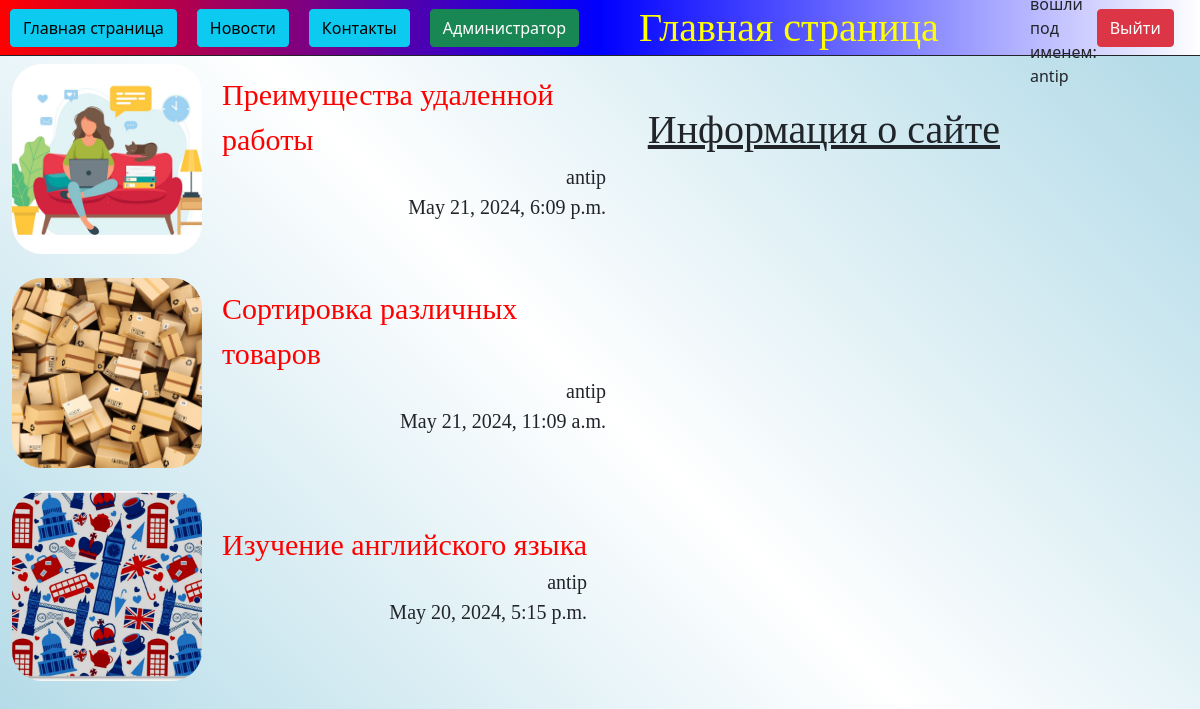
The app's page / (signed in) with its own data.
### my_blog/models.py (models this page shows, shortened)
class Post(models.Model):
    title = models.CharField(max_length=200, verbose_name="Заголовок")
    content = models.TextField(verbose_name="Содержание")
    date_published = models.DateTimeField(default=timezone.now, verbose_name="Дата публикации")
    image = models.ImageField(upload_to="images/", verbose_name="Изображения")
    author = models.ForeignKey(User, on_delete=models.CASCADE, verbose_name="Автор", null=True, blank=True)
    def get_absolute_url(self):
        return reverse("post:detail", kwargs={"pk": self.pk})

### my_blog/views.py (the view)
# urls.py: path("", views.index, name="index"),
def index(request):
    posts = Post.objects.all().order_by('-id')[:3]  # filter, get
    title = "Главная страница"
    return render(request, 'my_blog/blog_list.html', {"posts": posts, "title": title})

### my_blog/templates/my_blog/blog_list.html (shortened to what this page needs)
{% extends 'my_blog/layout.html' %}
{% load static %}
{% block static %}
<link rel="stylesheet" href="{% static 'my_blog/css/blog_list.css' %}">
{% endblock %}
{% block content %}
    <div class="list">
        {% for post in posts %}
            <div class="post">
                <img src="{{post.image.url}}">
                <div>
                    <a href="{{post.get_absolute_url}}">{{post.title}}</a>
                    <div class="post_info">
                        <a>{{post.author}}</a>
                        <a>{{post.date_published}}</a>
                    </div>
                </div>
            </div>
        {% endfor %}
    </div>
    <div class="right_main">
        <a>Информация о сайте</a>
    </div>
{% endblock %}

### my_blog/templates/my_blog/layout.html (shortened to what this page needs)
{% load static %}
<html lang="en">
<head>
    <link rel="stylesheet" href="{% static 'my_blog/css/layout.css' %}">
    <link rel="stylesheet" href="https://cdn.jsdelivr.net/npm/bootstrap@5.0.2/dist/css/bootstrap.min.css">
    {% block static %}
    {% endblock %}
</head>
<body>
    <div class="header">
        <div class="left">
            <a class="btn btn-info" href="{% url 'post:index' %}">Главная страница</a>
            <a class="btn btn-info" href="{% url 'post:news' %}">Новости</a>
            <a class="btn btn-info" href="{% url 'post:contact' %}">Контакты</a>
            <a class="btn btn-success" href="{% url 'admin:index' %}">Администратор</a>
            <a style="font-family:cursive; font-size: 40; color: yellow; text-decoration: none; margin-left: 40px">{{title}}</a>
        </div>
        <div class="right">
            {% if user.is_authenticated %}
                <a>Вы вошли под именем: {{user.username}}</a>
                <a class="btn btn-danger">Выйти</a>
            {% else %}
                <a class="btn btn-primary" href="">Вход</a>
                <a class="btn btn-success" href="">Регистрация</a>
            {% endif %}
        </div>
    </div>
<div style="height: 5%;">
</div>
{% block content %}
{% endblock %}
</body>
</html>

### static/my_blog/css/layout.css (style rules this page uses)
.header { position: fixed; width: 100%; border-bottom: 1px solid; z-index: 1; height: 7%; display: flex; background: linear-gradient(90deg, red, blue, white); }
.left, .right { padding: 10px; display: flex; align-items: center; }
.left { width: 85%; }
.right { width: 15%; justify-content: space-around; }
.btn { margin-right: 20px; }
body { margin: 0; padding: 0; background: linear-gradient(45deg, lightblue, white, lightblue); }

### static/my_blog/css/blog_list.css (style rules this page uses)
.list { width: 100%; padding-left: 1%; }
.post { width: 50%; display: flex; flex-direction: row; align-items: center; border-radius: 20px; margin-right: 20px; font-family: cursive; }
img { width: 190px; height: 190px; object-fit: cover; border-radius: 30px; margin-right: 20px; margin-top: 4%; }
.post a { color: red; text-decoration: none; font-size: 30px; display: flex; }
.post_info { display: flex; flex-direction: column; align-items: flex-end; }
.post_info a { font-size: 20px; }
.right_main { position: absolute; top: 100px; right: 200px; font-size: 40px; font-family: cursive; text-decoration: underline; }

### records on screen
Post: image (picture), title "Преимущества удаленной работы", author "antip", date_published "May 21, 2024, 6:09 p.m."
Post: image (picture), title "Сортировка различных товаров", author "antip", date_published "May 21, 2024, 11:09 a.m."
Post: image (picture), title "Изучение английского языка", author "antip", date_published "May 20, 2024, 5:15 p.m."

### other values on screen
{{ title }} "Главная страница"
{{ user.username }} "antip"
